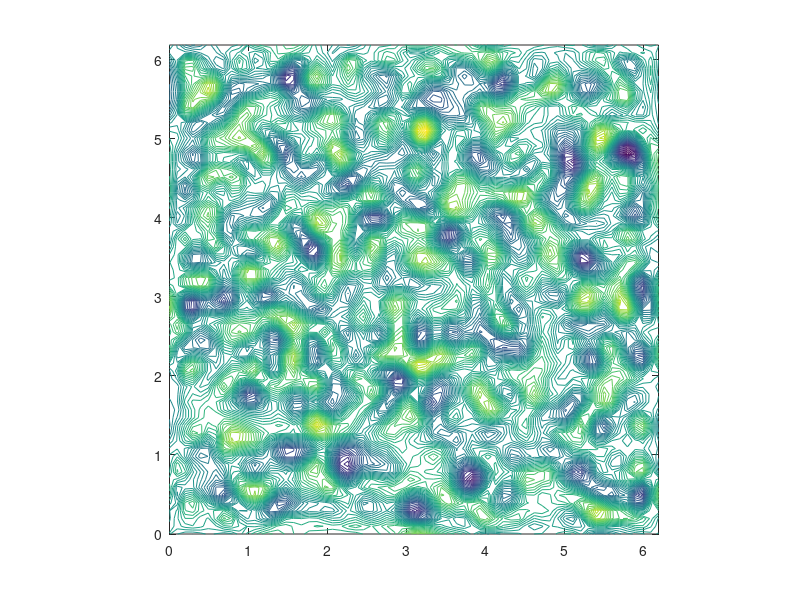

This figure's MATLAB source: (Note: this script raises an error after producing the figure.)
%-------------Solver for NS Equations with pressure 2nd order

clear all, close all, format long
%% Parameters

Nx=64;   X1=0; X2=2*pi;
Ny=64;   Y1=0; Y2=2*pi;

tend=400;  dt=1e-3;  Nt=round(tend/dt);
Re=100;

x = repmat((X2-X1)*[0:Nx-1]'/Nx+X1, 1, Ny);
y = repmat((Y2-Y1)*[0:Ny-1]/Ny +Y1, Nx, 1);
%--------wave number
kx = repmat(2*pi/(X2-X1)*[0:Nx/2 -Nx/2+1:-1]', 1, Ny);
ky = repmat(2*pi/(Y2-Y1)*[0:Ny/2 -Ny/2+1:-1] , Nx, 1);
%--------laplacian
K2 = (-kx.^2-ky.^2);
K2p = K2;  K2p(1,1)=-1;

%% de-aliasing operator
dealias=zeros(size(x));
dealias([1:ceil(Nx/3) ceil(2*Nx/3)+1:Nx],[1:ceil(Ny/3) ceil(2*Ny/3)+1:Ny])=1;

%% Initial condition
%-----soluzione iniziale----
%random
u =  rand(Nx,Ny);
v = rand(Nx,Ny);
p =  rand(Nx,Ny);



uf1 = fftn(u); uf2=uf1;
vf1 = fftn(v); vf2=vf1;
pf1 = fftn(p);
pf2 = pf1;
%%  Solution
for n = 1:Nt-1
 %per avere un metodo accurato al secondo ordine
    ufe = 2*uf1-uf2;
    vfe = 2*vf1-vf2;
    pfe = 2*pf1-pf2;
    ue = real(ifftn(ufe));
    ve = real(ifftn(vfe));
%-----gradU---------------------    
    ux = real(ifftn(1i*kx.*ufe));
    uy = real(ifftn(1i*ky.*ufe));
    vx = real(ifftn(1i*kx.*vfe));
    vy = real(ifftn(1i*ky.*vfe));
%-----non linear term-----------
    uuxf = fftn(ue.*ux);
    vuyf = fftn(ve.*uy);
    uvxf = fftn(ue.*vx);
    vvyf = fftn(ve.*vy);
%-----predicted solution--------  
    unf = (2*uf1-1/2*uf2 +dt*(-1i*kx.*pfe-uuxf-vuyf))./(3/2-dt*K2/Re);
    vnf = (2*vf1-1/2*vf2 +dt*(-1i*ky.*pfe-uvxf-vvyf))./(3/2-dt*K2/Re);
%-----correction ---------------   
%laplaciano di p(n)= laplaciano di p*(n) + divergenza di u*(n)/dt
    pf2 = pf1;
    pf1 = dealias.*(pfe + (1i*kx.*unf+1i*ky.*vnf)./(dt*K2p));
%    pf1 = dealias.*(pnf + (1i*kx.*unf+1i*ky.*vnf)./(dt*K2p));
    pf1(1,1) = 0;
%-----updating the solution  
    uf2 = uf1;
    vf2 = vf1;
    uf1 = dealias.*(unf - 2/3*dt*1i*kx.*(pf1-pfe));
    vf1 = dealias.*(vnf - 2/3*dt*1i*ky.*(pf1-pfe));
    
    u1=real(ifftn(uf1)); v1=real(ifftn(vf1));
    u1(1,:)=0; u1(Nx,:)=0;
    v1(:,1)=0; v1(:,Ny)=0;
    uf1=fftn(u1); vf1=fftn(v1);
    
    t(n) = (n-1)*dt;
    div(n)=max(max(abs(ux+vy)));
%-----plotting    
    if mod(n,1000)==0 
        figure(1)
        contour(x,y,vx-uy,50),axis image, colormap bluewhitered,
        axis([X1 X2 Y1 Y2]), 
        set(gca,'fontsize',18),colorbar, xlabel x, ylabel y, title([' t=',num2str(n*dt)]), drawnow
        disp([' div=',num2str(max(max(abs(ux+vy))))])
        figure(2)
        plot(t,div), xlabel t, ylabel divU;
    end
end
